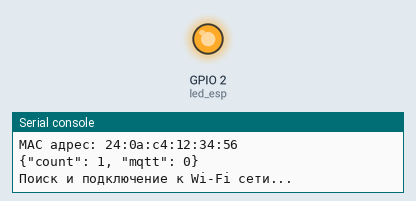
Simulated run of this program. Board: ESP8266 board running MicroPython. On the bench: output pins drawn as LEDs (lit = HIGH, except the on-board LED, lit = LOW), the last lines printed to the serial console. A WiFi scan finds one network, HomeNet.

Above: at 1.3 s.
At 24.9 s:
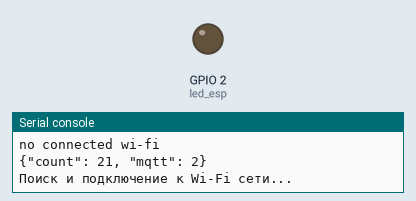
Timing chart, 0 to 31.2 s (numbered marks = the images above):
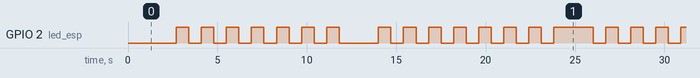

The program:

main.py
```python
import uasyncio
from machine import Pin
import json, time
import ubinascii
from umqttsimple import MQTTClient

counter  = 0
status_mqtt = 0

'''импорт переменных из конфиг файла'''
from config import mqtt_config
from config import topic_sub
from config import topic_pub
from config import wifi_config
from config import pin

'''пины на выход'''
led_esp = Pin(pin["led_esp"], Pin.OUT)

'''пины на вход'''
#button = Pin(pin["button"], Pin.IN)

import network
wlan = network.WLAN(network.STA_IF)
wlan.active(True)
mac = network.WLAN().config('mac')
mac_hex = ':'.join('{:02x}'.format(byte) for byte in mac)
print(f'MAC адрес: {mac_hex}')

'''подключчение к WIFI'''
async def connect():
    while True:
        if not wlan.isconnected():
            print('Поиск и подключение к Wi-Fi сети...')
            list_wlan = wlan.scan()
            for network in list_wlan:
                ssid = network[0].decode()
                if ssid == wifi_config['ssid']:
                    print('Wi-Fi сеть для подключения найдена')
                    wlan.connect(wifi_config['ssid'], wifi_config['password'])
                    await uasyncio.sleep( 3 )
                    print('информация о подключении', wlan.ifconfig())

                    break
            else:
                print('Wi-Fi сеть для подключения не найдена')
        else:
            print('Сеть Wi-Fi подключена')
            #print('информация о подключении', wlan.ifconfig())
        await uasyncio.sleep( 10 )


def pub_msg(topic, msg, retain):
    global status_mqtt
    try:
        client.publish(topic, msg, retain)
    except:
        status_mqtt = 0
        print('eroor pub mqtt msg')


def sub_cb(topic, msg):
    print((topic, msg))


'''проверка сообщений'''
async def check_m():
    global status_mqtt
    while True:
        if status_mqtt == 1:
            try:
                client.check_msg()
            except:
                status_mqtt = 0
        else:
            pass
        await  uasyncio.sleep_ms(300 )

'''основной цикл'''
async def main():
    global counter, status_mqtt
    while True:
        counter +=1
        json_str = json.dumps({'count': counter, 'mqtt': status_mqtt})
        print(json_str)
        if status_mqtt == 1 : pub_msg(topic_pub, json_str, retain = False)
        await  uasyncio.sleep ( 1 )

'''подключене к брокеру и подписка к на топики'''
def connect_and_subscribe():
    try:
        global status_mqtt
        client = MQTTClient(mqtt_config['client_id'], mqtt_config['mqtt_server'],mqtt_config['port'], mqtt_config['user'], mqtt_config['password'])
        client.set_callback(sub_cb)
        client.connect()
        for item in topic_sub:
            print(f"topic sub: {topic_sub[item]}")
            client.subscribe(topic_sub[item])
        print('Connected to %s MQTT broker' % (mqtt_config['mqtt_server']))
        status_mqtt = 1
        return client
    except Exception as e:
        status_mqtt = 0
        print(f'connect mqqt broker error')
        client.disconnect()

async def connect_mqtt():
    global status_mqtt, client
    while True:
        if wlan.isconnected() == False:
            status_mqtt = 2
            print('no connected wi-fi')
        else:
            if status_mqtt == 2:status_mqtt = 0
        if status_mqtt == 0:
            try:
                client = connect_and_subscribe()
            except Exception as e:
                print(f'{e}')
        elif status_mqtt == 2:
            pass
        await  uasyncio.sleep ( 1 )


'''blinkv LED esp8266'''
async def led_ping():
    state = 0
    while True:
        led_esp.value(state)
        state = 1 - state
        await  uasyncio.sleep_ms ( 700 )


loop = uasyncio.get_event_loop()
loop.create_task(check_m())
loop.create_task(main())
loop.create_task(connect())
loop.create_task(connect_mqtt())
loop.create_task(led_ping())
loop.run_forever()
```

config.py
```python
import ubinascii, machine
wifi_config = {
    'ssid':'',
    'password':''
    }

pin = {
    "led_esp" : 2
    }

mqtt_config = {
    'client_id' : b"esp8266_" + ubinascii.hexlify(machine.unique_id()),
    'mqtt_server' : '192.168.1.1',
    'port' : 1883,
    'user' : 'user',
    'password' : 'password'
    }

topic_sub = {
    1 : b"odin",
    2 : b"dva",
    3 : b"tri"
    }
topic_pub = "/esp8266"
```

boot.py
```python
import network

ap = network.WLAN(network.AP_IF)
ap.active(False)
gc.collect()
```

Measured:
- by itself, GPIO 2 (led_esp): moves between LOW and HIGH, repeating every 24.0 s
- by itself, everything shown: repeats every 24.0 s, in 30 steps
